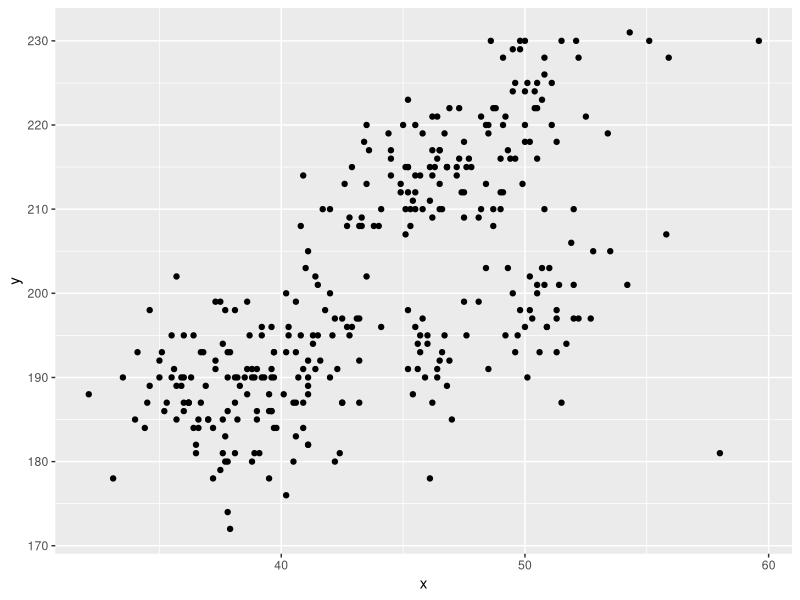

Generate this figure with R:
## ---- chunk 1
library(tidyverse)
## ---- chunk 2
  prob1_df =
    tibble(
     samp = rnorm(10),
     samp_gt_0 = samp > 0, 
     char_vec = c("a", "b", "c", "d", "e", "f", "g", "h", "i", "j"),
     factor_vec = factor(c("low", "low", "low", "med", "med", "med", "med",      "high", "high", "high"))
    )
## ---- chunk 3
  mean(pull(prob1_df, samp))
  mean(pull(prob1_df, samp_gt_0))
  mean(pull(prob1_df, char_vec))
  mean(pull(prob1_df, factor_vec))
## ---- chunk 4
  as.numeric(pull(prob1_df, samp))
  as.numeric(pull(prob1_df, samp_gt_0))
  as.numeric(pull(prob1_df, char_vec))
  as.numeric(pull(prob1_df, factor_vec))
## ---- chunk 5
  as.numeric(pull(prob1_df, samp_gt_0))* pull(prob1_df, samp)
  as.factor(pull(prob1_df, samp_gt_0))* pull(prob1_df, samp)
  as.numeric(as.factor(pull(prob1_df, samp_gt_0))* pull(prob1_df, samp))
## ---- chunk 6
  data("penguins", package = "palmerpenguins")
  names(penguins)
  nrow(penguins)
  ncol(penguins)
  select(penguins, species) %>%
    group_by(species) %>%
    count()
  mean(pull(penguins, flipper_length_mm), na.rm=TRUE)
## ---- chunk 7
  
  set.seed (1234)

  plot_df = tibble(
    x = penguins$bill_length_mm, 
    y = penguins$flipper_length_mm
  )
  
  ggplot(plot_df, aes(x=x, y =y)) + geom_point()
  
